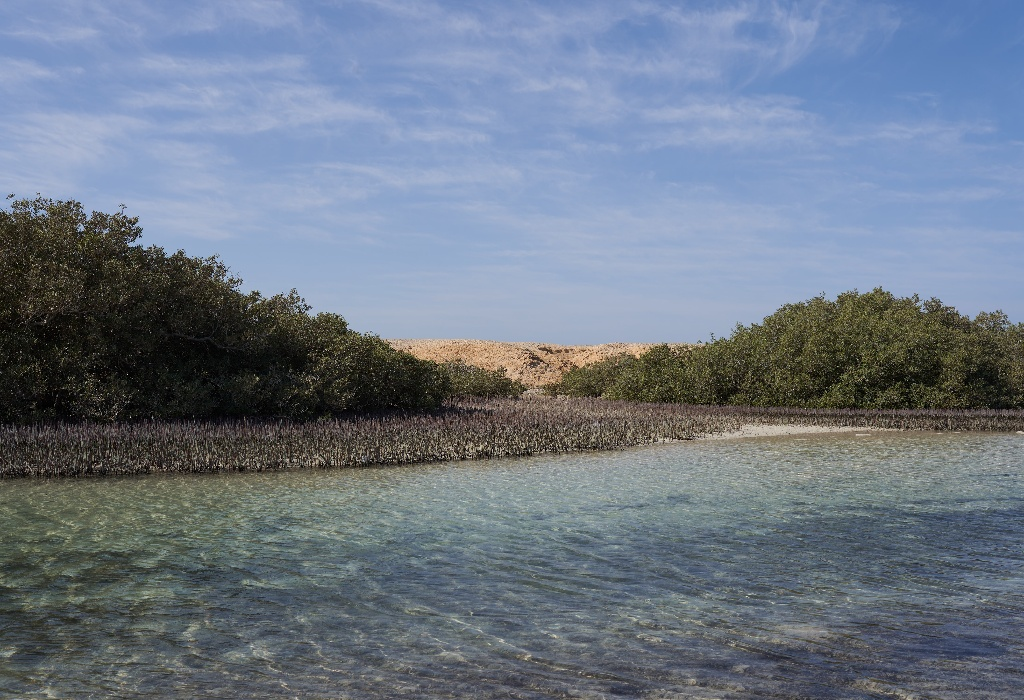
#> input picture 2_Core_Operations/Arithmetic_Operation_onImages/1.jpg, 1024 x 700 px
$ python main.py
#> lines starting #> are read from the running program, lines starting #| are printed output that depends on the picture
import cv2 as cv

img1 = cv.imread("1.jpg")
#> img1 is the input picture: shape (700, 1024, 3); mean B, G, R 134.8, 120, 108.9
img2 = cv.imread("2.jpg")
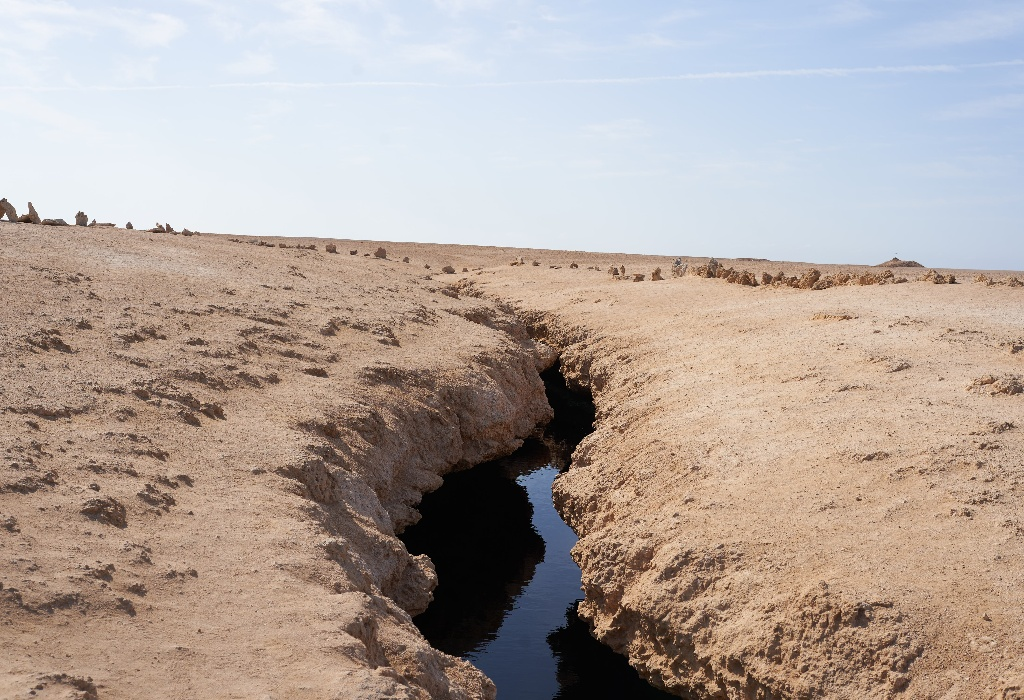
#> input picture 2_Core_Operations/Arithmetic_Operation_onImages/2.jpg, 1024 x 700 px
#> img2 is the input picture: shape (700, 1024, 3); mean B, G, R 157.8, 164.7, 177.4

dst = cv.addWeighted(img1, 0.7, img2, 0.3, 0)
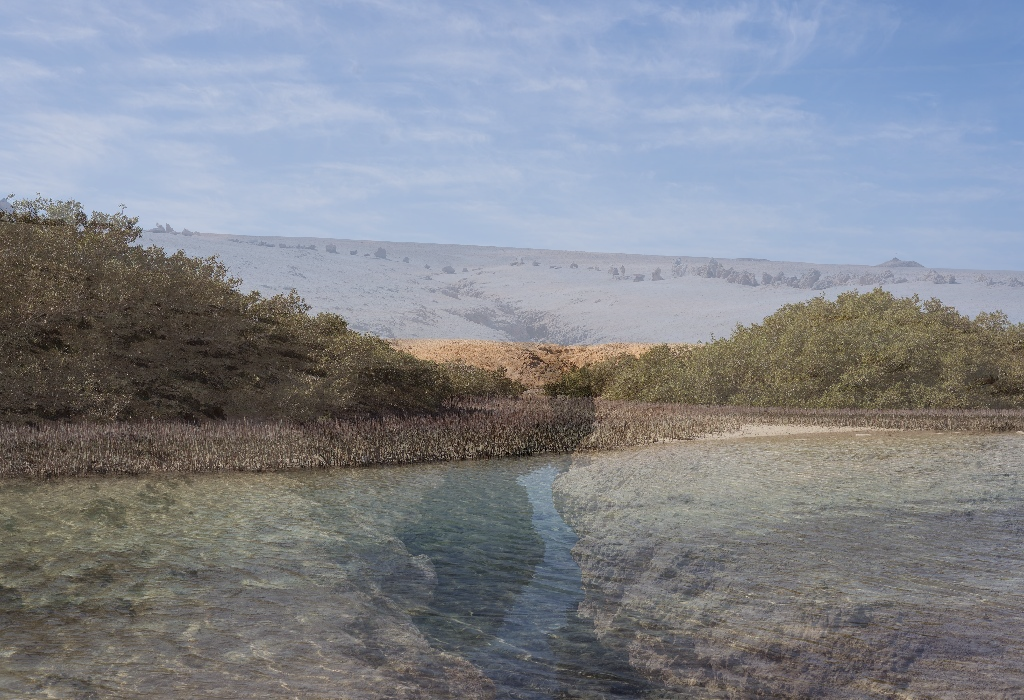
#> dst: shape (700, 1024, 3); mean B, G, R 141.7, 133.4, 129.4

cv.imshow('dst', dst)
cv.waitKey(0)
cv.destroyAllWindows()
